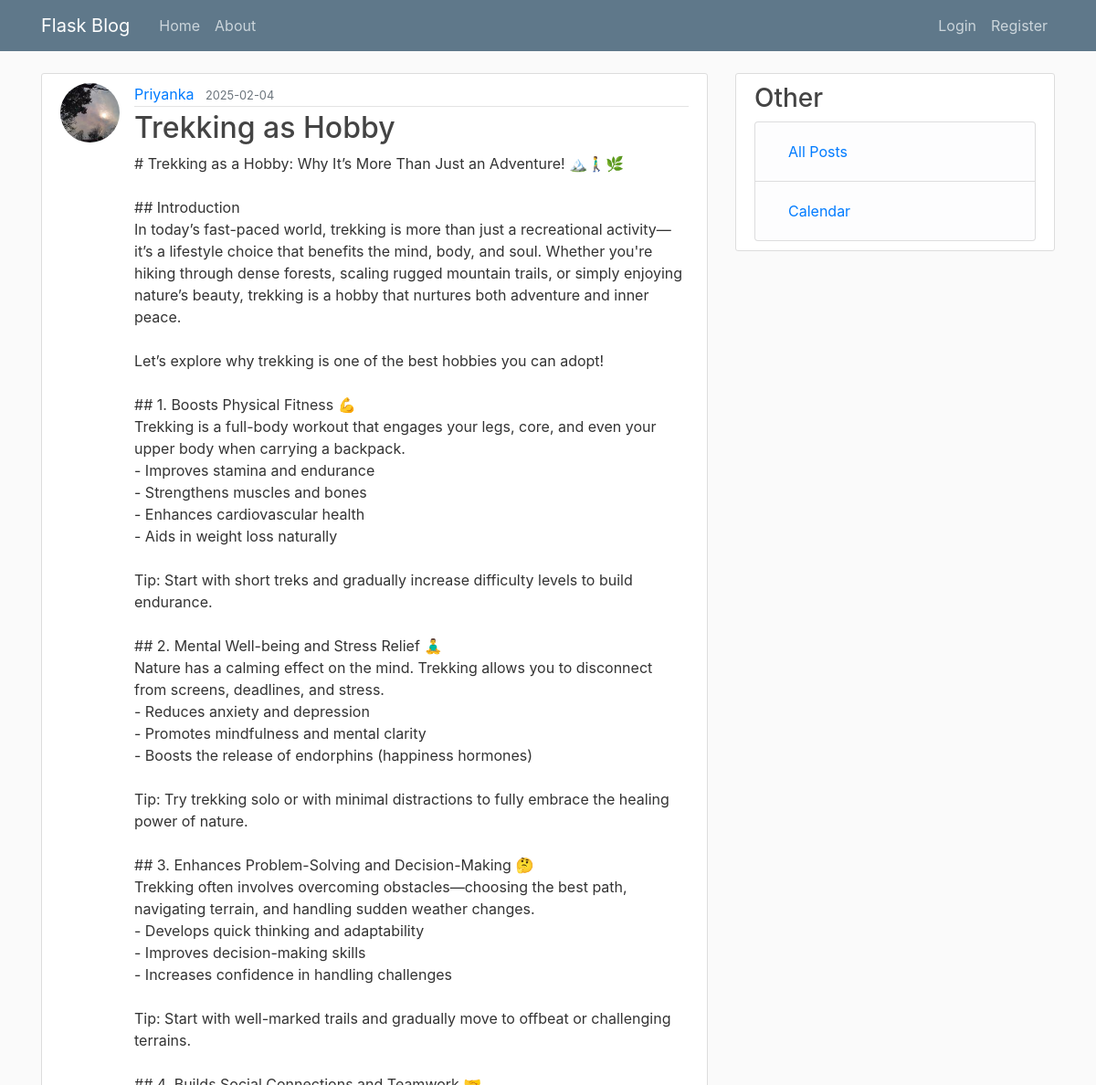
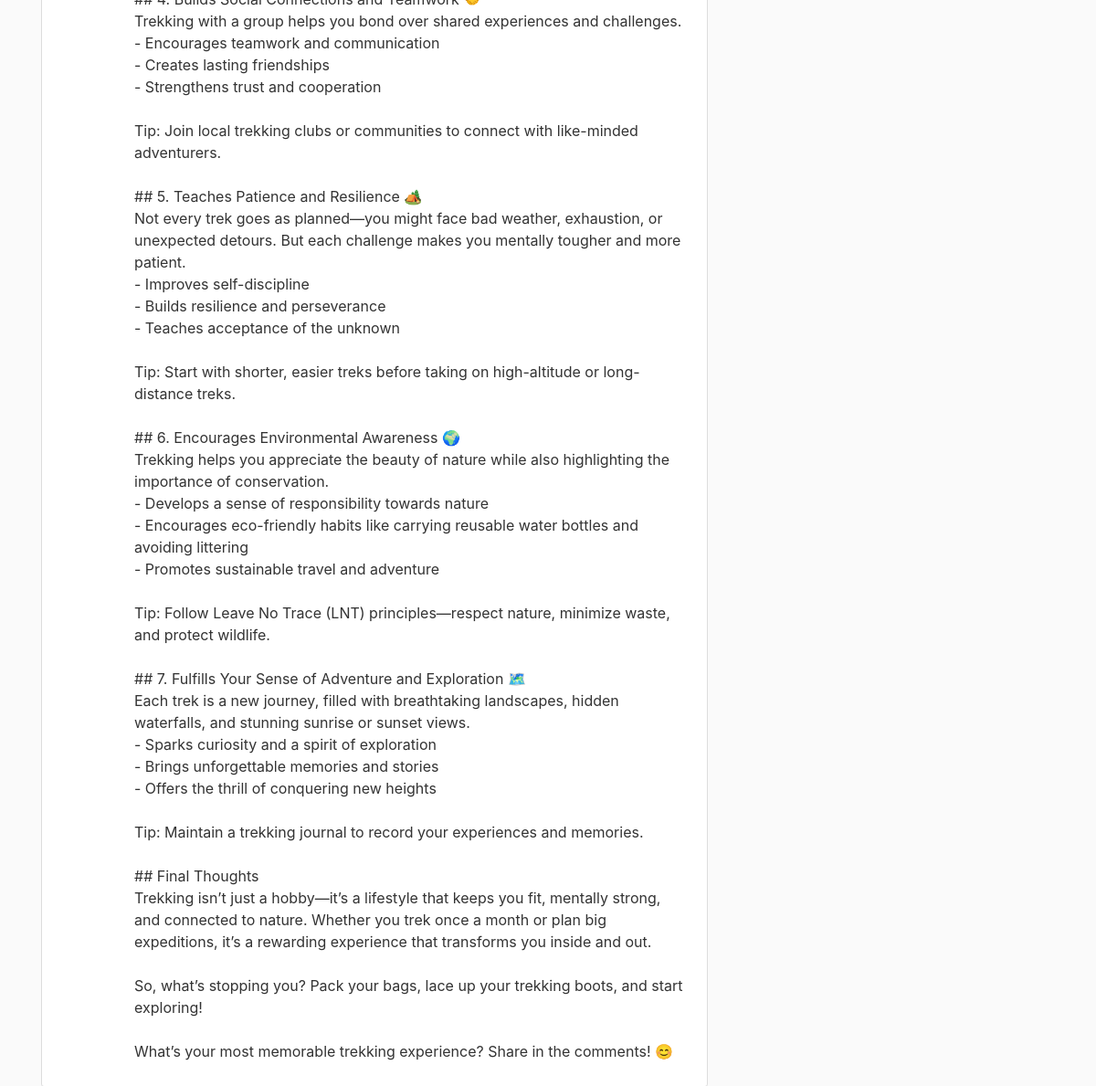
Screenshot of /post/2 with the database file from the repository (2 pictures, top to bottom).
### app/models.py (models this page shows, shortened)
class User(db.Model, UserMixin):
    id = db.Column(db.Integer, primary_key=True)
    username = db.Column(db.String(20), unique=True, nullable=False)
    email = db.Column(db.String(120), unique=True, nullable=False)
    image_file = db.Column(db.String(20), nullable=False, default='default.jpg')
    password = db.Column(db.String(60), nullable=False)
    posts = db.relationship('Post', backref='author', lazy=True)

class Post(db.Model):
    id = db.Column(db.Integer, primary_key=True)
    title = db.Column(db.String(100), nullable=False)
    date_posted = db.Column(db.DateTime, nullable=False, default=datetime.utcnow)
    content = db.Column(db.Text, nullable=False)
    user_id = db.Column(db.Integer, db.ForeignKey('user.id'), nullable=False)

### app/posts/routes.py (the view)
@posts.route("/post/<int:post_id>")
def post(post_id):
    post = Post.query.get_or_404(post_id)
    form = LoginForm()  # Assuming you are using LoginForm for the login section
    return render_template('post.html', title=post.title, post=post, form=form)

### app/templates/post.html (shortened to what this page needs)
{% extends "layout.html" %}
{% block content %}
  <article class="media content-section">
    <img class="rounded-circle article-img" src="{{ url_for('static', filename='profile_pics/' + post.author.image_file) }}">
    <div class="media-body">
      <div class="article-metadata">
        <a class="mr-2" href="{{ url_for('users.user_posts', username=post.author.username) }}">{{ post.author.username }}</a>
        <small class="text-muted">{{ post.date_posted.strftime('%Y-%m-%d') }}</small>
      </div>
      <h2 class="article-title">{{ post.title }}</h2>
      <p class="article-content">{{ post.content }}</p>
    </div>
  </article>
{% endblock content %}

### app/static/main.css (style rules this page uses)
body { background: #fafafa; color: #333333; margin-top: 5rem; }
h1, h2, h3, h4, h5, h6 { color: #444444; }
.content-section { background: #ffffff; padding: 10px 20px; border: 1px solid #dddddd; border-radius: 3px; margin-bottom: 20px; }
.article-title { color: #444444; }
.article-content { white-space: pre-line; }
.article-img { height: 65px; width: 65px; margin-right: 16px; }
.article-metadata { padding-bottom: 1px; margin-bottom: 4px; border-bottom: 1px solid #e3e3e3 }

### rows the page displays
User: image_file (picture), author.username "Priyanka"
Post: date_posted "2025-02-04", title "Trekking as Hobby", content "# Trekking as a Hobby: Why It’s More Than Just an Adventure! 🏔️🚶‍♂️🌿 ## Introduction In today’s fast-paced world, trekking is more than just a recreational activity—it’s a lifestyle choice that benefits the mind, body, and soul. Whether you're hiking through dense forests, scaling rugged mountain trails, or simply enjoying nature’s beauty, trekking is a hobby that nurtures both adventure and inner peace. Let’s explore why trekking is one of the best hobbies you can adopt! ## 1. Boosts Physical Fitness 💪 Trekking is a full-body workout that engages your legs, core, and even your upper body when carrying a backpack. - Improves stamina and endurance - Strengthens muscles and bones - Enhances…"
